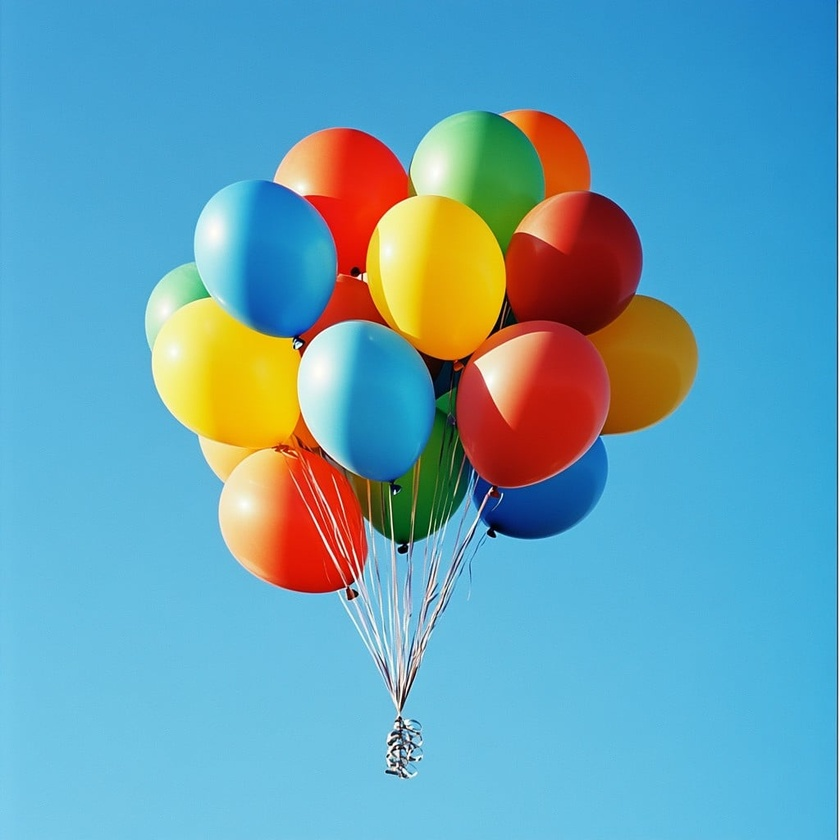
#> input picture 004/004 - TEO/004 - openCV/Imagenes/globos.jpg, 840 x 840 px, shrunk from 1024 x 1024 before the run; its folder holds 5 pictures in this run
$ jupyter execute '007 - deteccion de contornos.ipynb'
#> lines starting #> are read from the running program, lines starting #| are printed output that depends on the picture; after the words box and inside, x2 and y2 are one past the last pixel; in counts of white or black regions, pixels touching at a corner belong together
# Detección de contornos

**Duración estimada:** 60 minutos

## Objetivo

En este cuaderno vas a detectar contornos a partir de una máscara sobre globos naranjas. La idea es ver, paso a paso, cómo una imagen color termina convertida en fronteras que después podremos medir.

[cell 1]
from pathlib import Path

import cv2
import matplotlib.pyplot as plt
import numpy as np


CARPETA_IMAGENES = Path("Imagenes")


def abrir_imagen_bgr(nombre_archivo):
    """Abre una imagen en color usando el orden BGR de OpenCV."""
#> called with nombre_archivo = 'globos.jpg'
    ruta = CARPETA_IMAGENES / nombre_archivo
    imagen_bgr = cv2.imread(str(ruta), cv2.IMREAD_COLOR)
#> imagen_bgr is the input picture: shape (840, 840, 3); mean B, G, R 182.5, 162.6, 102.2
    if imagen_bgr is None:
        raise FileNotFoundError(f"No pude abrir la imagen: {ruta}")
    return imagen_bgr


def abrir_imagen_rgb(nombre_archivo):
    """Abre una imagen y la convierte a RGB para mostrarla con Matplotlib."""
    imagen_bgr = abrir_imagen_bgr(nombre_archivo)
    imagen_rgb = cv2.cvtColor(imagen_bgr, cv2.COLOR_BGR2RGB)
    return imagen_rgb


def preparar_eje_imagen(eje, imagen, titulo, mapa=None):
    """Muestra una imagen conservando ejes y coordenadas visibles."""
    eje.imshow(imagen, cmap=mapa)
    eje.set_title(titulo, loc="left", fontweight="bold")
    eje.set_xlabel("x (columnas)")
    eje.set_ylabel("y (filas)")

    if imagen.ndim == 2:
        alto, ancho = imagen.shape
    else:
        alto, ancho = imagen.shape[:2]

    paso_x = max(50, ancho // 6)
    paso_y = max(50, alto // 6)
    eje.set_xticks(np.arange(0, ancho + 1, paso_x))
    eje.set_yticks(np.arange(0, alto + 1, paso_y))
    eje.grid(color="white", alpha=0.25, linewidth=0.6)


def mostrar_una_imagen(imagen, titulo, mapa=None, tamano=(8, 6)):
    fig, eje = plt.subplots(figsize=tamano, constrained_layout=True)
    preparar_eje_imagen(eje, imagen, titulo, mapa)
    plt.show()


def mostrar_varias_imagenes(imagenes, titulos, mapas=None, tamano=(15, 5)):
    if mapas is None:
        mapas = [None] * len(imagenes)

    fig, ejes = plt.subplots(1, len(imagenes), figsize=tamano, constrained_layout=True)
    if len(imagenes) == 1:
        ejes = [ejes]

    for eje, imagen, titulo, mapa in zip(ejes, imagenes, titulos, mapas):
        preparar_eje_imagen(eje, imagen, titulo, mapa)

    plt.show()


def mostrar_histograma_gris(imagen_gris, titulo):
    histograma, bordes = np.histogram(imagen_gris.ravel(), bins=256, range=(0, 256))
    plt.figure(figsize=(9, 4))
    plt.plot(bordes[:-1], histograma, color="black")
    plt.title(titulo, loc="left", fontweight="bold")
    plt.xlabel("Intensidad")
    plt.ylabel("Cantidad de píxeles")
    plt.grid(alpha=0.3)
    plt.xlim(0, 255)
    plt.show()


def mostrar_histogramas_bgr(imagen_bgr, titulo_general):
    nombres = ["azul", "verde", "rojo"]
    colores = ["tab:blue", "tab:green", "tab:red"]
    fig, ejes = plt.subplots(1, 3, figsize=(14, 4), constrained_layout=True)

    for indice in range(3):
        histograma = cv2.calcHist([imagen_bgr], [indice], None, [256], [0, 256]).ravel()
        ejes[indice].plot(histograma, color=colores[indice])
        ejes[indice].set_title(f"Canal {nombres[indice]}", loc="left", fontweight="bold")
        ejes[indice].set_xlabel("Intensidad")
        ejes[indice].set_ylabel("Frecuencia")
        ejes[indice].grid(alpha=0.25)

    fig.suptitle(titulo_general, x=0.01, ha="left", fontweight="bold")
    plt.show()

imagen_bgr = abrir_imagen_bgr("globos.jpg")
imagen_rgb = cv2.cvtColor(imagen_bgr, cv2.COLOR_BGR2RGB)
imagen_hsv = cv2.cvtColor(imagen_bgr, cv2.COLOR_BGR2HSV)
#> imagen_hsv: shape (840, 840, 3); mean H, S, V 84.7, 167, 211.3

mostrar_una_imagen(imagen_rgb, "Imagen de globos con ejes visibles")

## 1. Construir una máscara de naranjas

Si el objetivo es detectar contornos de globos naranjas, primero necesitamos una máscara razonable. En esta versión ajustamos el rango para que apunte mejor a naranjas y no quede corrido hacia amarillos.

[cell 2]
rango_naranja_bajo = np.array([8, 80, 80])
rango_naranja_alto = np.array([22, 255, 255])

mascara_naranja = cv2.inRange(imagen_hsv, rango_naranja_bajo, rango_naranja_alto)
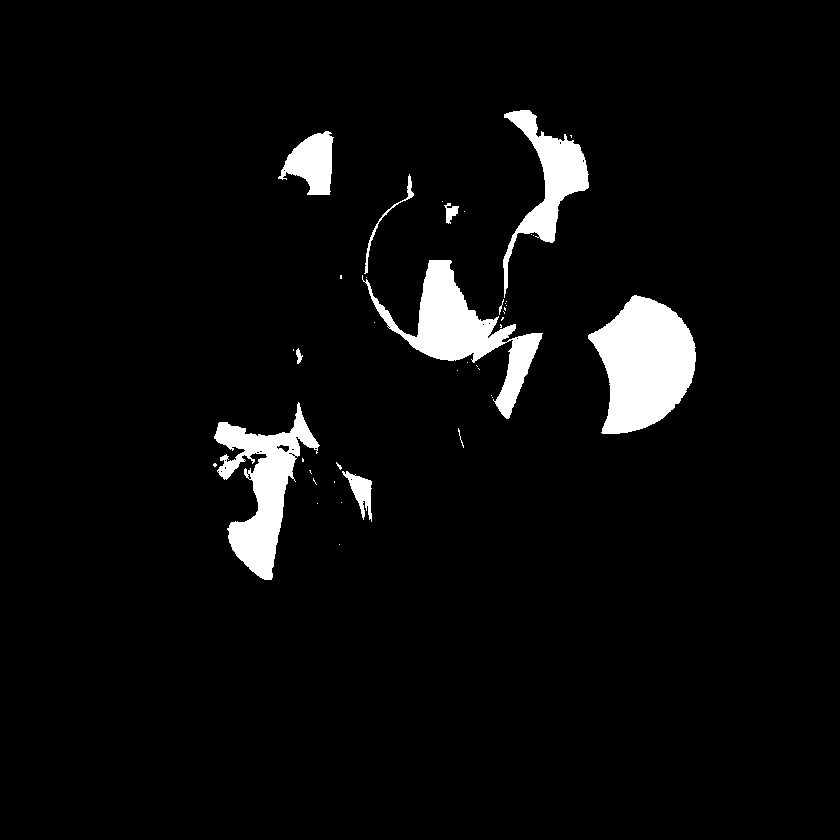
#> mascara_naranja: shape (840, 840); 4.6% white; 42 white regions (31 under 20 px), largest, box (x1, y1, x2, y2) and area: (588, 295, 696, 434) 9981, (362, 260, 543, 419) 7664, (214, 402, 320, 580) 7063

kernel = np.ones((5, 5), np.uint8)
mascara_naranja = cv2.morphologyEx(mascara_naranja, cv2.MORPH_OPEN, kernel, iterations=1)
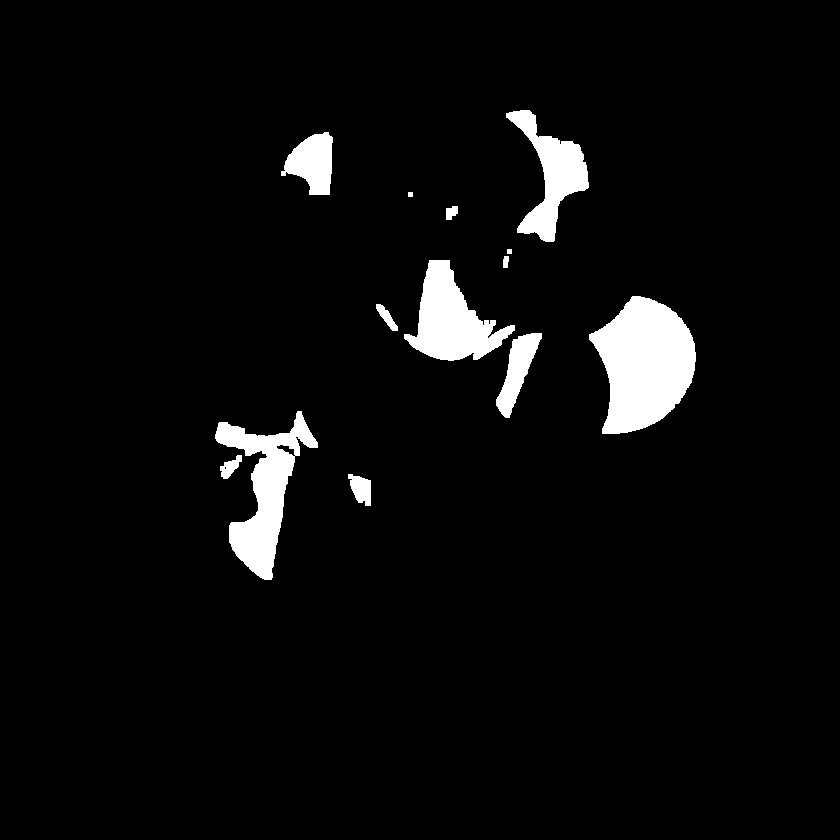
#> mascara_naranja: shape (840, 840); 4.4% white; 13 white regions, largest, box (x1, y1, x2, y2) and area: (589, 296, 696, 434) 9970, (215, 411, 318, 580) 6481, (404, 260, 515, 361) 5469
mascara_naranja = cv2.morphologyEx(mascara_naranja, cv2.MORPH_CLOSE, kernel, iterations=2)
#> mascara_naranja: shape (840, 840); 4.5% white; 10 white regions

mostrar_varias_imagenes(
    [imagen_rgb, mascara_naranja],
    ["Imagen original", "Máscara de globos naranjas"],
    [None, "gray"],
    tamano=(14, 5),
)
#> the loop in mostrar_varias_imagenes, `for eje, imagen, titulo, mapa in zip(ejes, imagenes, titulos, mapas):` made 2 passes
#> (titulo, mapa, alto in preparar_eje_imagen, ancho in preparar_eje_imagen, paso_x in preparar_eje_imagen, paso_y in preparar_eje_imagen) on passes 1 to 2: ('Imagen original', None, 840, 840, 140, 140), ('Máscara de globos naranjas', 'gray', 840, 840, 140, 140)
#> in mostrar_varias_imagenes, `plt.show()`:
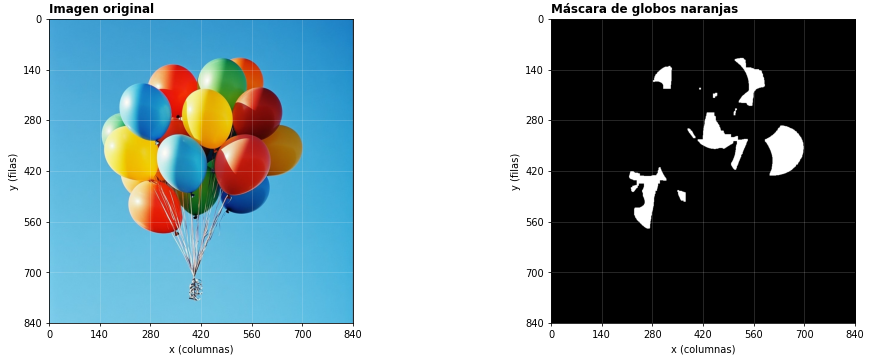
#> figure drawn by matplotlib, 2 panels

## 2. Detectar contornos sobre la máscara

Ahora sí usamos `cv2.findContours()`. El resultado no es un dibujo terminado: es una lista de bordes. Después podemos decidir cuáles conservar y cómo mostrarlos.

[cell 3]
contornos_encontrados, jerarquia = cv2.findContours(
    mascara_naranja.copy(),
    cv2.RETR_EXTERNAL,
    cv2.CHAIN_APPROX_SIMPLE,
)
#> contornos_encontrados = 10 contours, 1 with area under 20; largest, box (x1, y1, x2, y2) and area: (589, 296, 696, 434) 9783, (404, 260, 542, 418) 7066, (215, 411, 318, 580) 6736, (506, 110, 589, 242) 4057, (281, 132, 333, 195) 2016; jerarquia = [[1, -1, -1, -1], [2, 0, -1, -1], [3, 1, -1, -1], [4, 2, -1, -1], [5, 3, -1, -1], [6, 4, -1, -1], [7, 5, -1, -1], [8, 6, -1, -1], [9, 7, -1, -1], [-1, 8, -1, -1]]

contornos_filtrados = []
for contorno in contornos_encontrados:
    area = cv2.contourArea(contorno)
    if area > 500:
        contornos_filtrados.append(contorno)
#> this loop made 10 passes
#> area on passes 1, 2, 3, 4, 5, 6, 7, 9, 10: 454.5, 6735.5, 206, 9783, 7066.5, 67, 104.5, 2016.5, 4057
#> after the loop, contornos_filtrados = 5 contours; box (x1, y1, x2, y2) and area: (589, 296, 696, 434) 9783, (404, 260, 542, 418) 7066, (215, 411, 318, 580) 6736, (506, 110, 589, 242) 4057, (281, 132, 333, 195) 2016

imagen_con_contornos = imagen_rgb.copy()
cv2.drawContours(imagen_con_contornos, contornos_filtrados, -1, (255, 140, 0), 3)
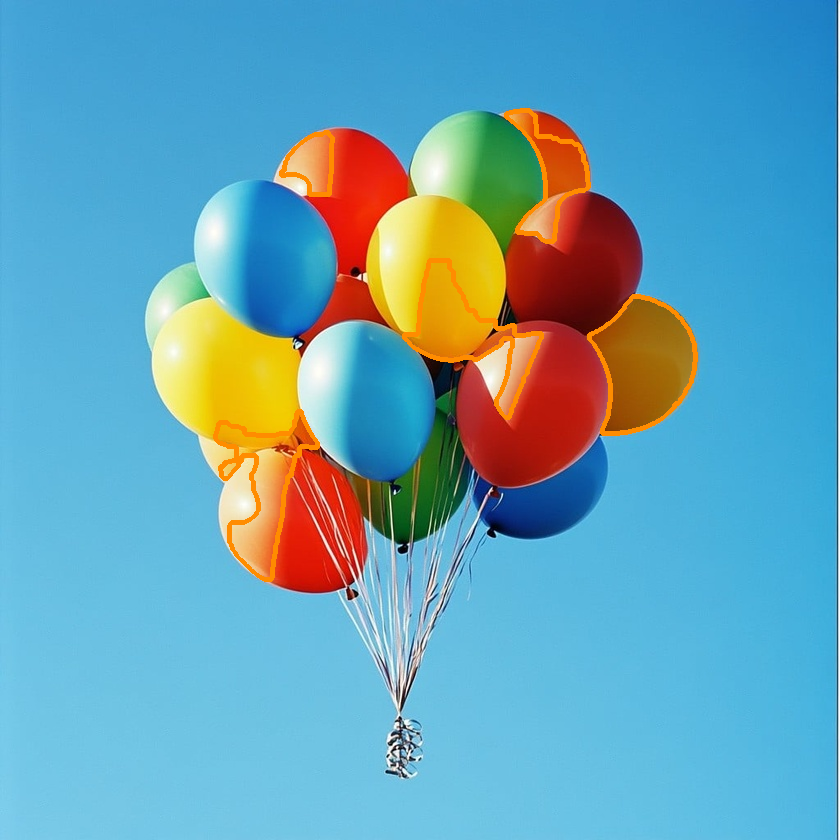
#> imagen_con_contornos: shape (840, 840, 3); mean R, G, B 102.9, 162.7, 181.6

mostrar_varias_imagenes(
    [mascara_naranja, imagen_con_contornos],
    ["Máscara binaria", "Contornos naranjas detectados"],
    ["gray", None],
    tamano=(14, 5),
)
#> the loop in mostrar_varias_imagenes (call 2), `for eje, imagen, titulo, mapa in zip(ejes, imagenes, titulos, mapas):` made 2 passes

print("Cantidad de contornos detectados antes del filtrado:", len(contornos_encontrados))
#| Cantidad de contornos detectados antes del filtrado: 10
print("Cantidad de contornos conservados:", len(contornos_filtrados))
#| Cantidad de contornos conservados: 5
print("Jerarquía devuelta por OpenCV:", None if jerarquia is None else jerarquia.shape)
#| Jerarquía devuelta por OpenCV: (1, 10, 4)

[cell 4]
print("Áreas de los primeros contornos conservados:")

areas = []
for contorno in contornos_filtrados:
    areas.append(cv2.contourArea(contorno))
#> this loop made 5 passes
#> after the loop, areas = [6735.5, 9783, 7066.5, 2016.5, 4057]

areas.sort(reverse=True)
for area in areas[:8]:
    print(f"- {area:.1f} píxeles cuadrados")
#> this loop made 5 passes
#| - 9783.0 píxeles cuadrados
#| - 7066.5 píxeles cuadrados
#| - 6735.5 píxeles cuadrados
#| - 4057.0 píxeles cuadrados
#| - 2016.5 píxeles cuadrados
